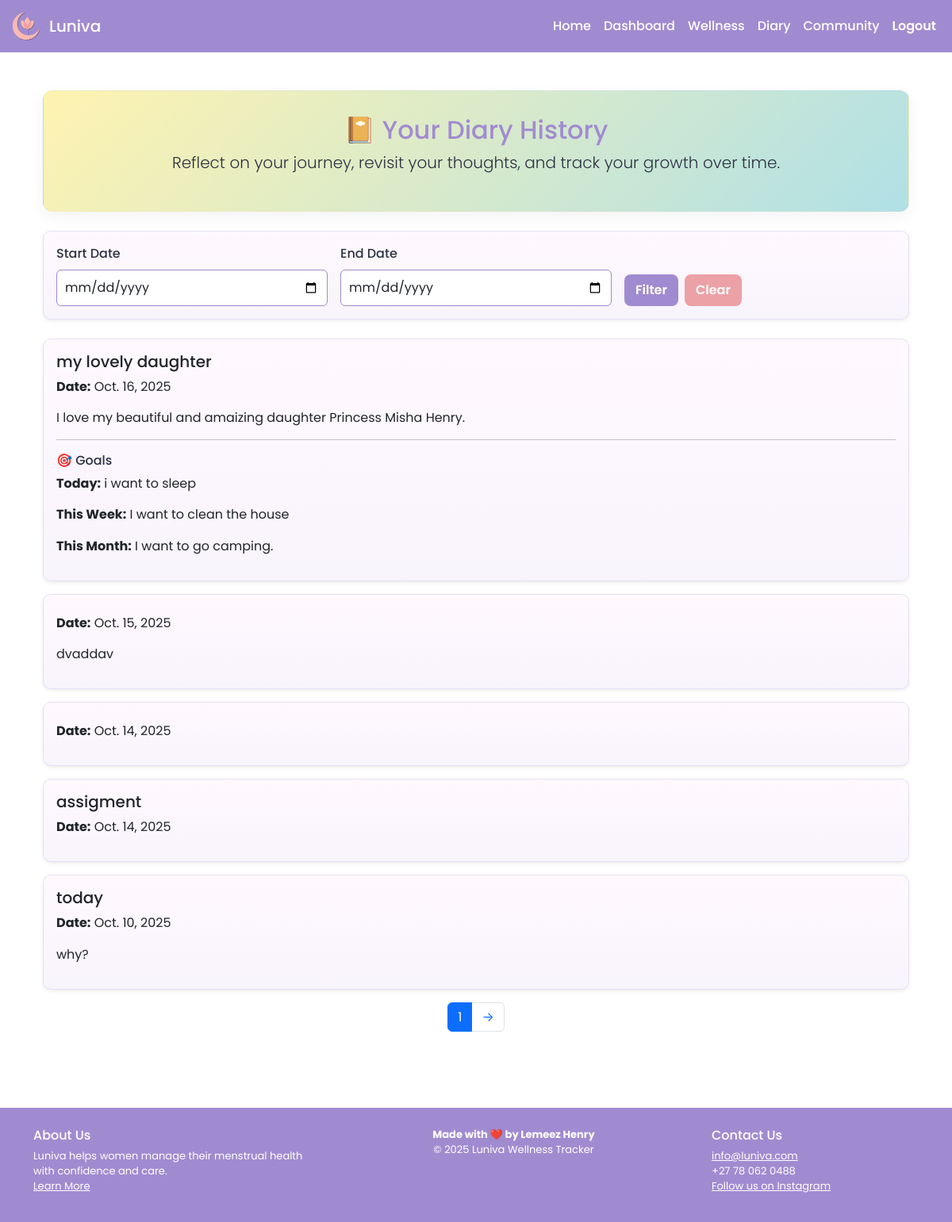
Page /diary/history/ (signed in) on the committed database.
### tracker/models.py (models this page shows, shortened)
class DiaryEntry(models.Model):
    user = models.ForeignKey(User, on_delete=models.CASCADE)
    title = models.CharField(max_length=100, default="Untitled Entry")
    date = models.DateField()
    mood = models.CharField(max_length=50, blank=True)
    custom_mood = models.CharField(max_length=100, blank=True)
    content = models.TextField()
    short_term = models.TextField(blank=True, null=True)
    medium_term = models.TextField(blank=True, null=True)
    long_term = models.TextField(blank=True, null=True)

### tracker/views.py (the view)
# urls.py: path('diary/history/', views.diary_history, name='diary_history'),
def diary_history(request):
    entries = DiaryEntry.objects.filter(user=request.user).order_by('-date')
    start = request.GET.get('start_date')
    end = request.GET.get('end_date')
    if start:
        entries = entries.filter(date__gte=start)
    if end:
        entries = entries.filter(date__lte=end)
    paginator = Paginator(entries, 5)  # Show 5 entries per page
    page_number = request.GET.get('page')
    page_obj = paginator.get_page(page_number)
    return render(request, 'tracker/pages/diary_history.html', {'entries': page_obj})

### tracker/templates/tracker/pages/diary_history.html (shortened to what this page needs)
{% extends "tracker/base.html" %}
{% load static %}
{% block content %}
<link rel="stylesheet" href="{% static 'css/main.css' %}">
<div class="container mt-4 mb-5">
  <div class="pastel-bg text-center mb-4">
    <h2 class="mb-2">📔 Your Diary History</h2>
    <p class="lead">Reflect on your journey, revisit your thoughts, and track your growth over time.</p>
  </div>
  <div class="card shadow-sm mb-4">
    <div class="card-body">
      <form method="get" class="row g-3">
        <div class="col-md-4">
          <label for="start_date" class="form-label">Start Date</label>
          <input type="date" name="start_date" id="start_date" class="form-control" value="{{ request.GET.start_date }}">
        </div>
        <div class="col-md-4">
          <label for="end_date" class="form-label">End Date</label>
          <input type="date" name="end_date" id="end_date" class="form-control" value="{{ request.GET.end_date }}">
        </div>
        <div class="col-md-4 d-flex align-items-end">
          <button type="submit" class="btn btn-purple me-2">Filter</button>
          <a href="{% url 'diary_history' %}" class="btn btn-pink">Clear</a>
        </div>
      </form>
    </div>
  </div>
{% for entry in entries %}
  <div class="card mb-3 shadow-sm bg-pastel-green">
    <div class="card-body">
      <h5 class="mb-2">{{ entry.title }}</h5>
      <p><strong>Date:</strong> {{ entry.date }}</p>
      <p>{{ entry.content }}</p>
      {% if entry.short_term or entry.medium_term or entry.long_term %}
        <hr>
        <h6 class="mb-2" style="color: var(--dark);">🎯 Goals</h6>
        {% if entry.short_term %}<p><strong>Today:</strong> {{ entry.short_term }}</p>{% endif %}
        {% if entry.medium_term %}<p><strong>This Week:</strong> {{ entry.medium_term }}</p>{% endif %}
        {% if entry.long_term %}<p><strong>This Month:</strong> {{ entry.long_term }}</p>{% endif %}
      {% endif %}
    </div>
  </div>
{% endfor %}
  {% if entries.has_other_pages %}
    <nav aria-label="Diary pagination">
      <ul class="pagination justify-content-center">
        <li class="page-item active"><span class="page-link">{{ entries.number }}</span></li>
        {% if entries.has_next %}
          <li class="page-item">
            <a class="page-link" href="?page={{ entries.next_page_number }}{% if request.GET.start_date %}&start_date={{ request.GET.start_date }}{% endif %}{% if request.GET.end_date %}&end_date={{ request.GET.end_date }}{% endif %}">→</a>
          </li>
        {% endif %}
      </ul>
    </nav>
  {% endif %}
</div>
{% endblock %}

### tracker/static/css/main.css (style rules this page uses)
:root { --primary: #A18BD0; --secondary: #ECA1A6; --tertiary: #eaed9c; --blue: #a6eef7; --green: #bdecbc; --dark: #2D3142; --light: #FFFFFF; --panel: #FFF9FF; --panel-2: #F8F4FB; --card-border: #E6DFF6; --shadow: rgba(45,49,66,0.06); --radius: 10px; --gap: 16px; --max-width-content: 1100px; --font-sans: 'Poppins', 'Segoe UI', system-ui, -apple-system, Roboto, 'Helvetica Neue', Arial; }
html, body { height: 100%; }
body { min-height: 100vh; display: flex; flex-direction: column; background-color: var(--light); color: var(--dark); font-family: var(--font-sans); margin: 0; line-height: 1.45; }
h1, h2, h3, h4 { color: var(--primary); margin-top: 0; }
.btn { transition: background-color .25s ease, color .25s ease; border-radius: 8px; padding: 8px 14px; font-weight: 600; }
.btn-purple { background-color: var(--primary); color: #fff; border: none; }
.btn-pink { background-color: var(--secondary); color: #fff; border: none; }
a { transition: background-color .25s ease, color .25s ease; }
.bg-pastel-green { background: linear-gradient(90deg, #DFF7E6, #CFEFDF); }
.card { border-radius: var(--radius); border: 1px solid var(--card-border); background: linear-gradient(180deg, var(--panel), var(--panel-2)); box-shadow: 0 6px 12px var(--shadow); }
form label { font-weight: 500; color: var(--dark); }
textarea, input[type="text"], input[type="email"], input[type="date"], input[type="number"], input[type="time"], select { border-radius: 6px; border: 1px solid var(--primary); width: 100%; padding: 10px; box-sizing: border-box; }
.pastel-bg { background: linear-gradient(135deg, #FFF3B0 0%, #B0E0E6 100%); padding: 30px; border-radius: 12px; border: 1px solid rgba(161,139,208,0.06); box-shadow: 0 6px 18px var(--shadow); }
.mb-2 { margin-bottom: 8px; }

### rows in the picture
DiaryEntry: title "my lovely daughter", date "Oct. 16, 2025", content "I love my beautiful and amaizing daughter Princess Misha Henry.", short_term "i want to sleep", medium_term "I want to clean the house", long_term "I want to go camping."
DiaryEntry: date "Oct. 15, 2025", content "dvaddav"
DiaryEntry: date "Oct. 14, 2025"
DiaryEntry: title "assigment", date "Oct. 14, 2025"
DiaryEntry: title "today", date "Oct. 10, 2025", content "why?"

### other values in the picture
{{ entries.number }} "1"
